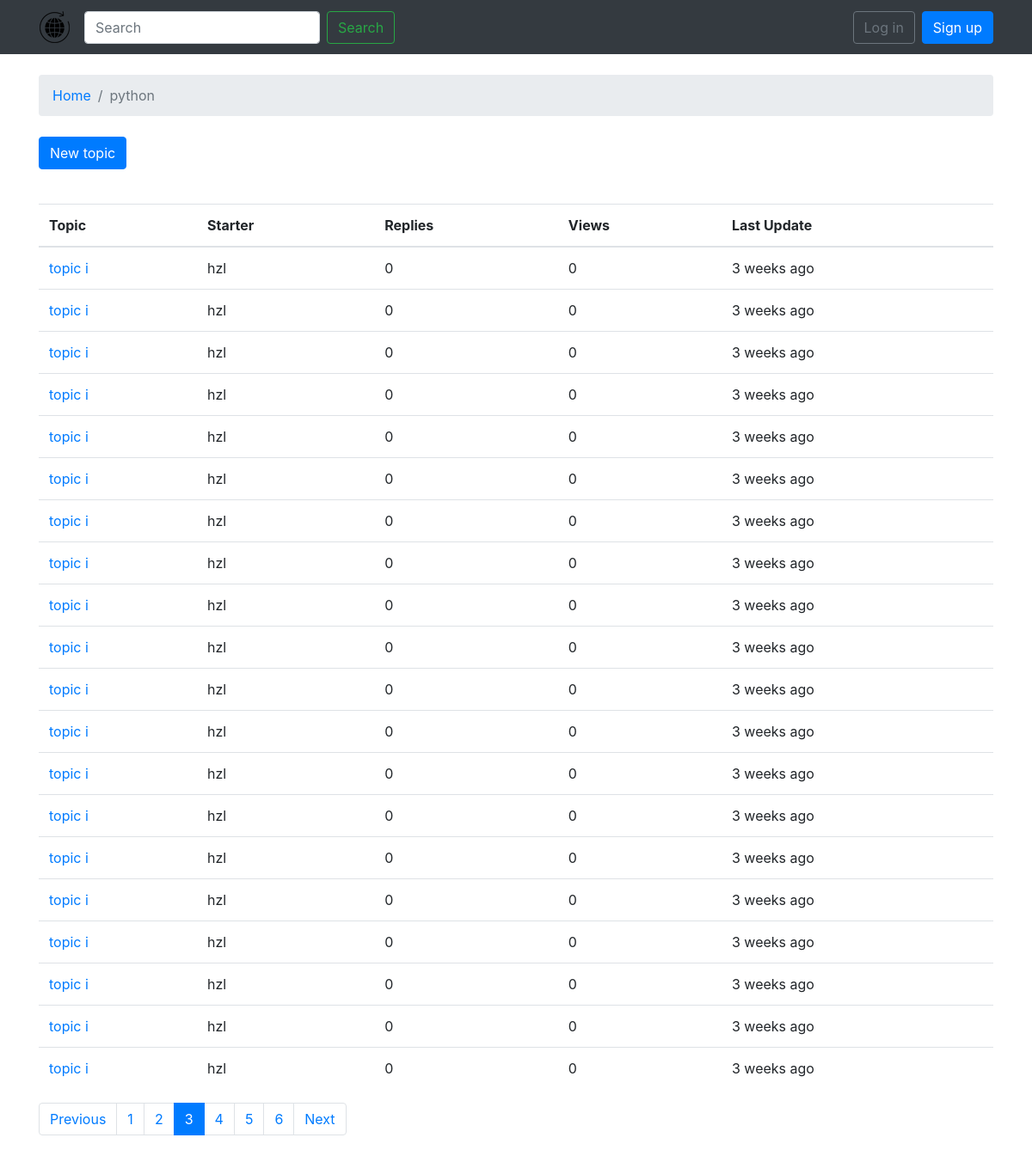
Screenshot of /boards/1/?page=3 with the database file from the repository.
### boards/models.py (models this page shows, shortened)
class Board(models.Model):
    name = models.CharField(max_length=30, unique=True)
    description = models.CharField(max_length=100)

class Topic(models.Model):
    subject = models.CharField(max_length=255)
    last_updated = models.DateTimeField(auto_now_add=True)
    board = models.ForeignKey(Board, related_name='topics',on_delete=models.CASCADE)
    starter = models.ForeignKey(User, related_name='topics',on_delete=models.CASCADE)
    views = models.PositiveIntegerField(default=0)

### boards/views.py (the view)
# urls.py: url(r'^boards/(?P<pk>\d+)/$',views.TopicListView.as_view(),name='board_topics'),
class TopicListView(ListView):
    model = Topic
    context_object_name = 'topics'
    template_name = 'topics.html'
    paginate_by = 20
    def get_context_data(self, **kwargs):
        kwargs['board'] = self.board
        return super().get_context_data(**kwargs)
    def get_queryset(self):
        self.board = get_object_or_404(Board, pk=self.kwargs.get('pk'))
        queryset = self.board.topics.order_by('-last_updated').annotate(replies=Count('posts') - 1)
        return queryset

### templates/topics.html (shortened to what this page needs)
{% extends 'base.html' %}
{% load humanize %}
{% block breadcrumb %}
  <li class="breadcrumb-item"><a href="{% url 'home' %}">Home</a></li>
  <li class="breadcrumb-item active">{{ board.name }}</li>
{% endblock %}
{% block content %}
     <div class="mb-4">
    <a href="{% url 'new_topic' board.pk %}" class="btn btn-primary">New topic</a>
    </div>
    <table class="table">
    <thead class="thead-inverse">
      <tr>
        <th>Topic</th>
        <th>Starter</th>
        <th>Replies</th>
        <th>Views</th>
        <th>Last Update</th>
      </tr>
    </thead>
    <tbody>
      {% for topic in topics %}
        <tr>
    <td><a href="{% url 'topic_posts' board.pk topic.pk %}">{{ topic.subject }}</a></td>
    <td>{{ topic.starter.username }}</td>
    <td>{{ topic.replies }}</td>
    <td>{{ topic.views }}</td>
    <td>{{ topic.last_updated|naturaltime }}</td>
        </tr>
      {% endfor %}
    </tbody>
    </table>
    {% include 'includes/pagination.html' %}
{% endblock %}

### rows the page displays
Board: name "python"
Topic: subject "topic i", starter.username "hzl", replies "0", views "0", last_updated "3 weeks ago"
Topic: subject "topic i", starter.username "hzl", replies "0", views "0", last_updated "3 weeks ago"
Topic: subject "topic i", starter.username "hzl", replies "0", views "0", last_updated "3 weeks ago"
Topic: subject "topic i", starter.username "hzl", replies "0", views "0", last_updated "3 weeks ago"
Topic: subject "topic i", starter.username "hzl", replies "0", views "0", last_updated "3 weeks ago"
Topic: subject "topic i", starter.username "hzl", replies "0", views "0", last_updated "3 weeks ago"
Topic: subject "topic i", starter.username "hzl", replies "0", views "0", last_updated "3 weeks ago"
Topic: subject "topic i", starter.username "hzl", replies "0", views "0", last_updated "3 weeks ago"
Topic: subject "topic i", starter.username "hzl", replies "0", views "0", last_updated "3 weeks ago"
Topic: subject "topic i", starter.username "hzl", replies "0", views "0", last_updated "3 weeks ago"
Topic: subject "topic i", starter.username "hzl", replies "0", views "0", last_updated "3 weeks ago"
Topic: subject "topic i", starter.username "hzl", replies "0", views "0", last_updated "3 weeks ago"
Topic: subject "topic i", starter.username "hzl", replies "0", views "0", last_updated "3 weeks ago"
Topic: subject "topic i", starter.username "hzl", replies "0", views "0", last_updated "3 weeks ago"
Topic: subject "topic i", starter.username "hzl", replies "0", views "0", last_updated "3 weeks ago"
Topic: subject "topic i", starter.username "hzl", replies "0", views "0", last_updated "3 weeks ago"
Topic: subject "topic i", starter.username "hzl", replies "0", views "0", last_updated "3 weeks ago"
Topic: subject "topic i", starter.username "hzl", replies "0", views "0", last_updated "3 weeks ago"
Topic: subject "topic i", starter.username "hzl", replies "0", views "0", last_updated "3 weeks ago"
Topic: subject "topic i", starter.username "hzl", replies "0", views "0", last_updated "3 weeks ago"

### other values shown
{{ page_num }} "1" "2" "4" "5" "6"
{{ page_num }} "3"
